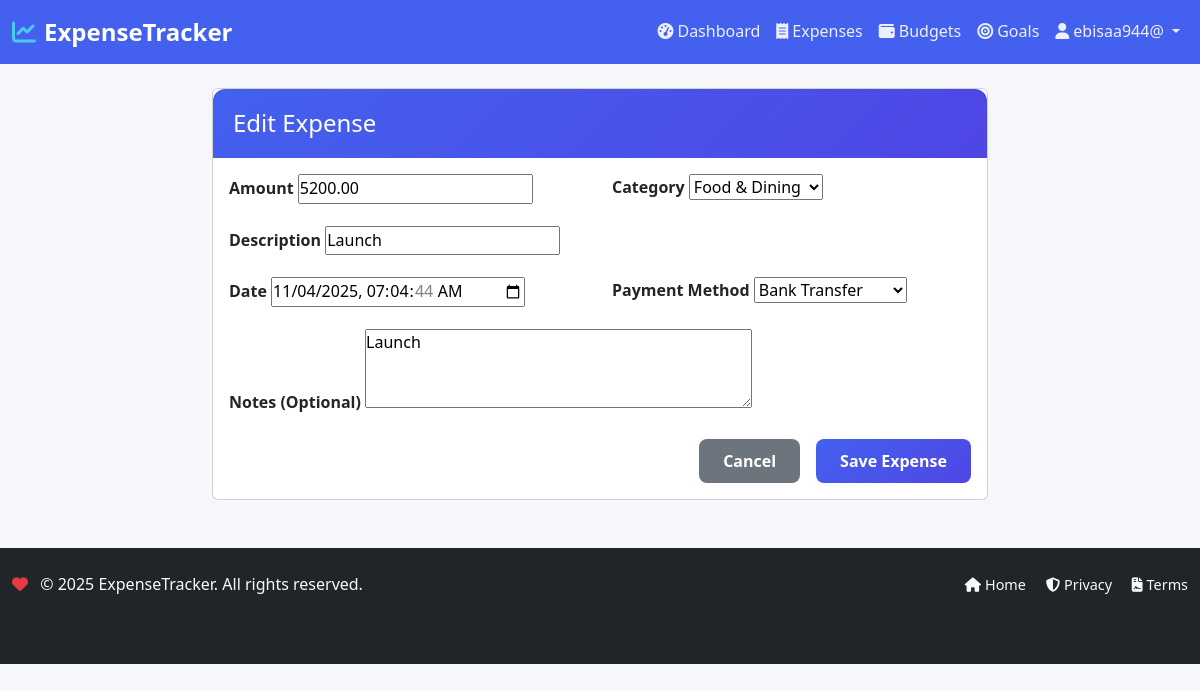
The page /expenses/4/edit/ (signed in) on the database as committed earlier.
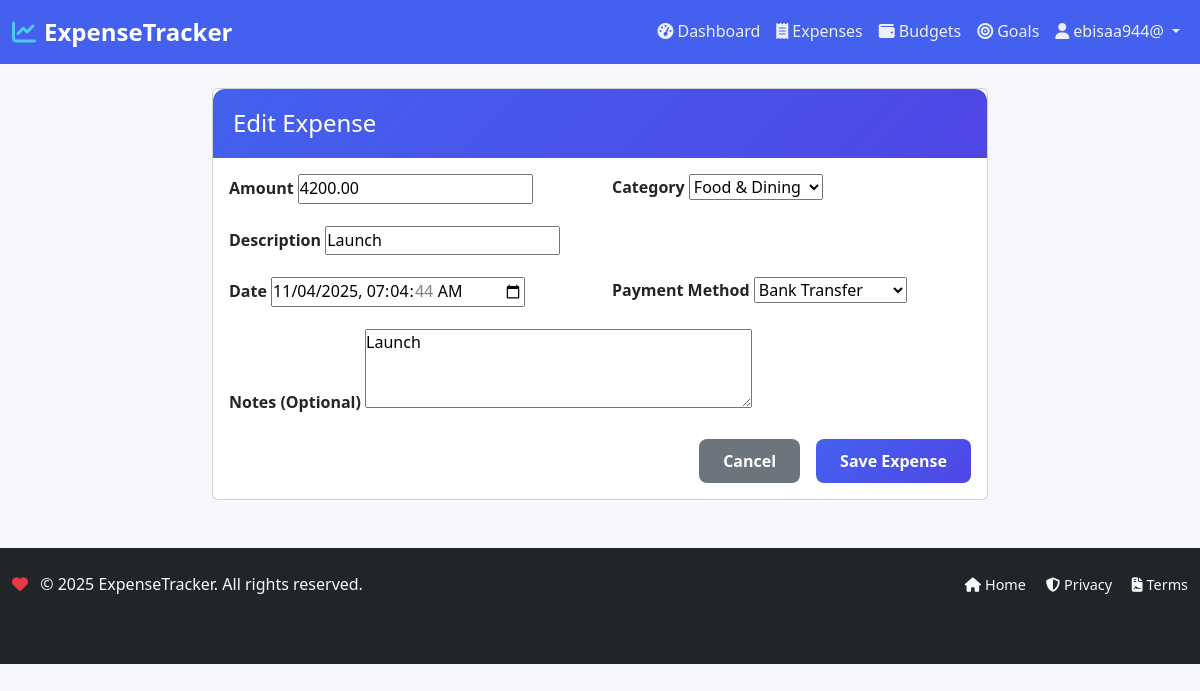
The same page on the database as committed later.
### tracker/models.py (models this page shows, shortened)
class Expense(models.Model):
    PAYMENT_METHODS = [
        ('CASH', 'Cash'),
        ('CARD', 'Credit/Debit Card'),
        ('DIGITAL', 'Digital Wallet'),
        ('BANK', 'Bank Transfer'),
        ('OTHER', 'Other'),
    ]
    user = models.ForeignKey(User, on_delete=models.CASCADE)
    amount = models.DecimalField(
        max_digits=12,
        decimal_places=2,
        validators=[MinValueValidator(0.01)]
    )
    description = models.CharField(max_length=200)
    category = models.ForeignKey(Category, on_delete=models.CASCADE)
    date = models.DateTimeField(default=timezone.now)
    payment_method = models.CharField(max_length=10, choices=PAYMENT_METHODS, default='CARD')
    notes = models.TextField(blank=True, null=True)
    created_at = models.DateTimeField(auto_now_add=True)
    updated_at = models.DateTimeField(auto_now=True)
    class Meta:
        ordering = ['-date']

### tracker/views.py (the view)
# urls.py: path('expenses/<int:pk>/edit/', views.expense_edit, name='expense_edit'),
@login_required
def expense_edit(request, pk):
    expense = get_object_or_404(Expense, pk=pk, user=request.user)
    if request.method == 'POST':
        form = ExpenseForm(request.POST, instance=expense, user=request.user)
        if form.is_valid():
            form.save()
            messages.success(request, 'Expense updated successfully!')
            return redirect('tracker:expense_list')
    else:
        form = ExpenseForm(instance=expense, user=request.user)
    return render(request, 'tracker/expense_form.html', {
        'form': form,
        'title': 'Edit Expense',
        'expense': expense
    })

### tracker/forms.py
class ExpenseForm(forms.ModelForm):
    class Meta:
        model = Expense
        fields = ['amount', 'description', 'category', 'payment_method', 'notes', 'date']
        widgets = {
            'date': forms.DateTimeInput(attrs={'type': 'datetime-local'}),
            'notes': forms.Textarea(attrs={'rows': 3, 'placeholder': 'Additional notes...'}),
            'description': forms.TextInput(attrs={'placeholder': 'Enter expense description'}),
            'amount': forms.NumberInput(attrs={'placeholder': '0.00', 'step': '0.01'}),
        }
    def __init__(self, *args, **kwargs):
        user = kwargs.pop('user', None)
        super().__init__(*args, **kwargs)
        if user:
            create_default_categories(user)
            self.fields['category'].queryset = Category.objects.filter(user=user, type='expense')

### tracker/models.py (called while the page is built)
    def __str__(self):
        return self.get_name_display()

### tracker/templates/tracker/expense_form.html (shortened to what this page needs)
{% extends "tracker/base.html" %}
{% load static %}
{% block content %}
<div class="container mt-4">
    <div class="row justify-content-center">
        <div class="col-md-8">
            <div class="card">
                <div class="card-header">
                    <h4 class="mb-0">{{ title }}</h4>
                </div>
                <div class="card-body">
                    <form method="post">
                        <div class="row">
                            <div class="col-md-6 mb-3">
                                <label for="id_amount" class="form-label">Amount</label>
                                {{ form.amount }}
                            </div>
                            <div class="col-md-6 mb-3">
                                <label for="id_category" class="form-label">Category</label>
                                {{ form.category }}
                            </div>
                        </div>
                        <div class="mb-3">
                            <label for="id_description" class="form-label">Description</label>
                            {{ form.description }}
                        </div>
                        <div class="row">
                            <div class="col-md-6 mb-3">
                                <label for="id_date" class="form-label">Date</label>
                                {{ form.date }}
                            </div>
                            <div class="col-md-6 mb-3">
                                <label for="id_payment_method" class="form-label">Payment Method</label>
                                {{ form.payment_method }}
                            </div>
                        </div>
                        <div class="mb-3">
                            <label for="id_notes" class="form-label">Notes (Optional)</label>
                            {{ form.notes }}
                        </div>
                        <div class="d-grid gap-2 d-md-flex justify-content-md-end">
                            <a href="{% url 'tracker:expense_list' %}" class="btn btn-secondary me-md-2">Cancel</a>
                            <button type="submit" class="btn btn-primary">Save Expense</button>
                        </div>
                    </form>
                </div>
            </div>
        </div>
    </div>
</div>
{% endblock %}

Rows that differ between the two databases and show on the page:
changed Expense "Food & Dining": amount "5200.00" → "4200.00"
